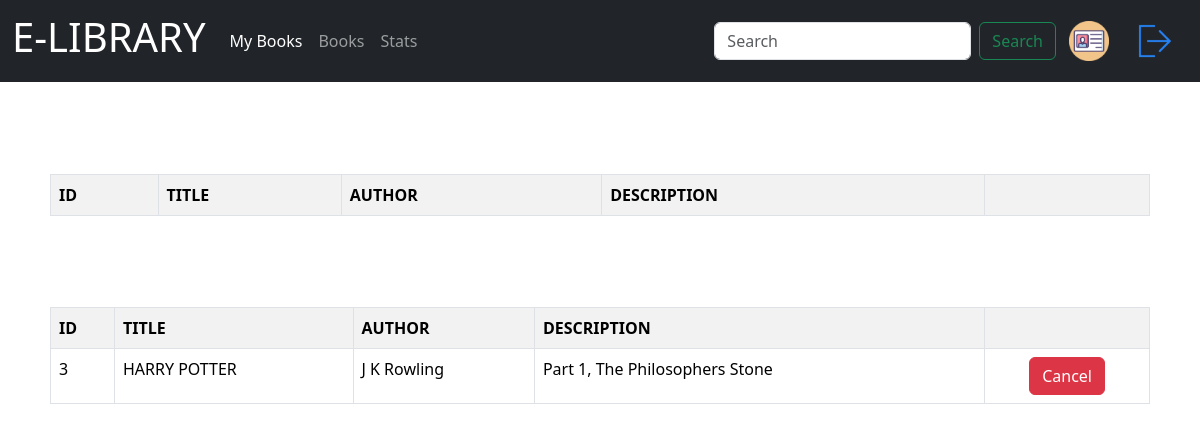
The app's page /dashboard (signed in) with its own data.
### tables this page shows
CREATE TABLE books (id INTEGER PRIMARY KEY AUTOINCREMENT, title TEXT, author TEXT, description TEXT, section_id INTEGER, date TEXT, context text, foreign key(section_id) references sections(section_id));

### app.py (the view)
@app.route('/dashboard', methods=['GET', 'POST'])
def dashboard():
    if 'name' in session:
        user = Users.query.get(session['id'])
        Issued = Database.getIssuedBooks(session['id'])
        requested = Database.getRequests_user(session['id'])
        if request.method == 'POST':
            query = request.form['search']
            search = "/search/"+query
            return redirect(search)
        return render_template('dashboard.html', issued = Issued, requested = requested, user=user)
    else:
        return redirect(url_for('login'))

### database.py (called while the page is built)
    def getRequests_user(user_id):
        conn = sqlite3.connect('instance\Database.db')
        c = conn.cursor()
        c.execute("""SELECT books.id, books.title, books.author, books.description FROM users JOIN requests ON users.id = requests.user_id JOIN books ON requests.book_id = books.id WHERE users.id = ?; """, (user_id,))
        requests = c.fetchall()
        conn.close()
        return requests

    def getIssuedBooks(user_id):
        conn = sqlite3.connect('instance\Database.db')
        c = conn.cursor()
        c.execute("""SELECT books.id, books.title, books.author, books.description FROM bookregister join books on bookregister.book_id = books.id WHERE bookregister.user_id = ? AND bookregister.return_date IS NULL; """, (user_id,))
        books = c.fetchall()
        conn.close()
        return books

### templates/dashboard.html (shortened to what this page needs)
<!DOCTYPE html>
<html lang="en">
<head>
    <link href="https://cdn.jsdelivr.net/npm/bootstrap@5.3.3/dist/css/bootstrap.min.css" rel="stylesheet">
    <link rel="stylesheet" href="/static/css/dashboard.css">
</head>
<body>
    <header>
      <nav class="navbar navbar-expand-lg navbar-dark bg-dark">
        <div class="container-fluid">
          <a class="navbar-brand" href="{{url_for('dashboard')}}"><h1 class="display-6">E-LIBRARY</h1></a>
          <div class="collapse navbar-collapse" id="navbarSupportedContent">
            <ul class="navbar-nav me-auto mb-2 mb-lg-0">
              <li class="nav-item">
                <a class="nav-link active" href="/dashboard">My Books</a>
              </li>
              <li class="nav-item">
                <a class="nav-link" href="{{url_for('books')}}">Books</a>
              </li>
              <li class="nav-item">
                <a class="nav-link" href="{{url_for('data')}}">Stats</a>
              </li>
            </ul>
            <form method="post" class="d-flex">
              <input class="form-control me-2"  placeholder="Search"  name="search">
              <button class="btn btn-outline-success" type="submit">Search</button>
            </form>
            <a href="{{url_for('profile')}}"><button class="btn"><img src="/static/images/profile.webp" alt="" class="icon"></button></a>
            <a href="{{url_for('logout')}}"><button class="btn"><img src="/static/images/logout.webp" alt="" class="icon"></button></a>
          </div>
        </div>
      </nav>
    </header>
    <div class="table__title"><h3>Issued Books</h3></div>
    <div class="sec__table">
      <table class="table table-striped table-bordered table-hover">
        <tr>
          <th class="sec__head">ID</th>
          <th class="sec__head">TITLE</th>
          <th class="sec__head">AUTHOR</th>
          <th class="sec__head">DESCRIPTION</th>
          <th class="sec__button"></th>
        </tr>
      </table>
    </div>
    <div class="table__title"><h3>Requested Books</h3></div>
    <div class="sec__table">
      <table class="table table-striped table-bordered table-hover">
        <tr>
          <th class="sec__head">ID</th>
          <th class="sec__head">TITLE</th>
          <th class="sec__head">AUTHOR</th>
          <th class="sec__head">DESCRIPTION</th>
          <th class="sec__button"></th>
        </tr>
        {% for book in requested %}
          <tr>
            {% for data in book %}
              <td class="sec__data">{{data}}</td>
            {% endfor %}
            <td class="sec__button">
              <a href="/cancel/book={{book[0]}}" class="btn btn-danger">Cancel</a>
            </td>
          </tr>
        {% endfor %}
      </table>
    </div>
</body>
</html>

### static/css/dashboard.css (style rules this page uses)
body { padding: 0%; margin: 0%; background-image: url("/static/images/background.png"); background-repeat: no-repeat; background-size: cover; }
.icon { width: 5vh; height: 5vh; padding: 0%; margin: 0%; }
.sec__table { margin: 50px; margin-top: 0%; }
.sec__button { text-align: center; width:15%; }
.table__title { color: white; margin: 50px; margin-bottom: 0%; }

### records on screen
books: book "3", title "HARRY POTTER", author "J K Rowling", description "Part 1, The Philosophers Stone"
